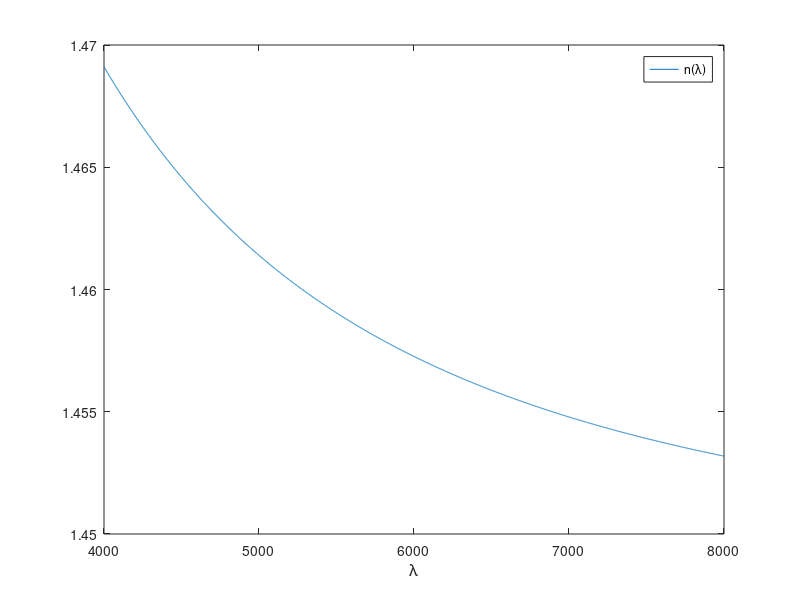

The MATLAB script that drew this image:
% O4SELMRS
% Graph for a demonstration of the "Sellmeir" presentation of the refractive index.
function O4SELMRS;
% For fused quartz we have
c1 = 1.448;
c2 = 3.3e5;
c3 = 1.23e11;
Lamda = (4000:1:8000);
n = c1 + c2./(Lamda.^2) + c3./(Lamda.^4);

figure(1);
plot(Lamda,n);
axis([4000 8000 1.45 1.47]);                  % PLOTS LIMITS                    
xlabel('\lambda','Fontsize',12);
legend('n(\lambda)');